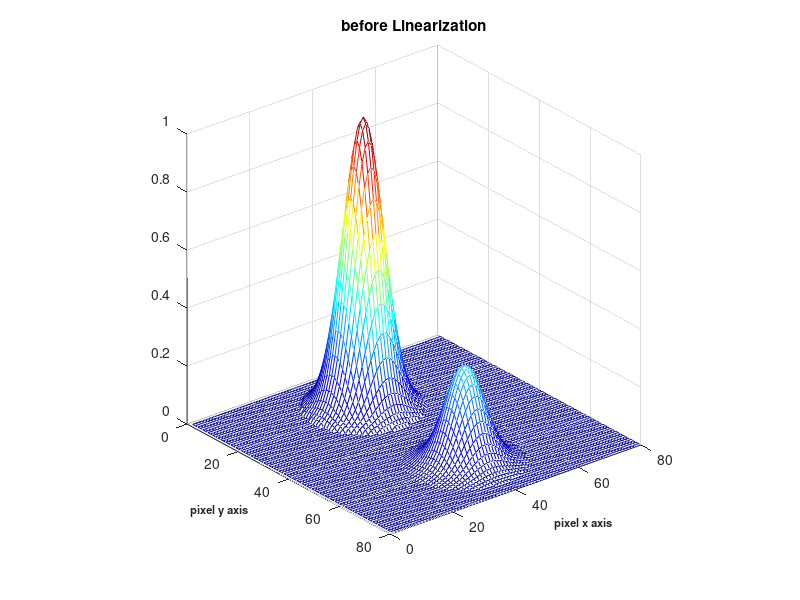
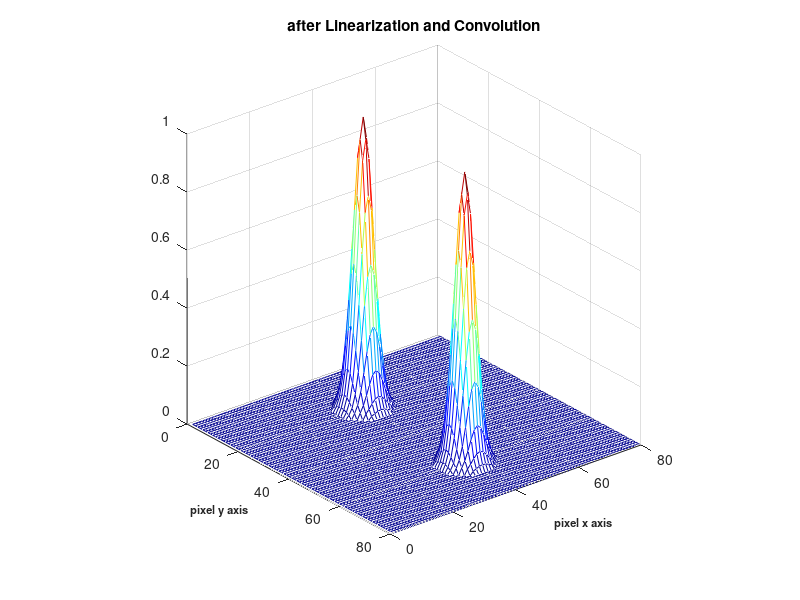

MATLAB code for these plots, in order:
% SOFI tutorial 

clear all
close all

fwhm_conv = 6;
Grid = struct('blckSize',2,'sx',80,'sy',80);

s_xy_conv = fwhm_conv/2.3548;
s_xy = Grid.blckSize*s_xy_conv;

r_conv = 3*s_xy_conv;
r = Grid.blckSize*r_conv;

shift = round(Grid.sx/4);
emitter_position = [round(Grid.sy/2),-shift + round(Grid.sx/2);round(Grid.sy/2),shift + round(Grid.sx/2)];
Nemitters = 2;
emitter_brightness = [0.9;0.3];

% Convearized signal
[gridConvY,gridConvX] = meshgrid(1:Grid.sy,1:Grid.sx); % pixel number within the camera
gridConv = zeros(Grid.sy,Grid.sx); 

% Raw signal
[gridRawY,gridRawX] = meshgrid(1:Grid.sy,1:Grid.sx); % pixel number within the camera
gridRaw = zeros(Grid.sy,Grid.sx); 

for m=1:Nemitters
    % Conv Grid
    [x,y]=ind2sub(size(gridConv),find((gridConvX - emitter_position(m,1)).^2 + (gridConvY - emitter_position(m,2)).^2 <=  r_conv^2 == 1));
    for k=1:length(x)
        gridConv(x(k),y(k),:)= squeeze(gridConv(x(k),y(k))).' + 0.25*...
                         (erf((x(k)-emitter_position(m,1)+0.5)/(sqrt(2)*s_xy_conv)) - erf((x(k)-emitter_position(m,1)-0.5)/(sqrt(2)*s_xy_conv))).*...
                         (erf((y(k)-emitter_position(m,2)+0.5)/(sqrt(2)*s_xy_conv)) - erf((y(k)-emitter_position(m,2)-0.5)/(sqrt(2)*s_xy_conv)));
    end
    
    % Raw grid
    clear x y;
    [x,y]=ind2sub(size(gridRaw),find((gridRawX - emitter_position(m,1)).^2 + (gridRawY - emitter_position(m,2)).^2 <=  r^2 == 1));
    for k=1:length(x)
        gridRaw(x(k),y(k),:)= squeeze(gridRaw(x(k),y(k),:)).' + 0.25*emitter_brightness(m,:)*...
                         (erf((x(k)-emitter_position(m,1)+0.5)/(sqrt(2)*s_xy)) - erf((x(k)-emitter_position(m,1)-0.5)/(sqrt(2)*s_xy))).*...
                         (erf((y(k)-emitter_position(m,2)+0.5)/(sqrt(2)*s_xy)) - erf((y(k)-emitter_position(m,2)-0.5)/(sqrt(2)*s_xy)));
    end
    clear x y;
end

clear emitter_position emitter_brightness Nemitters...
Grid m k shift ...
gridRawX gridRawY s_xy r fwhm...
gridConvX gridConvY s_xy_conv r_conv fwhm_conv;

gridRaw = gridRaw/max(gridRaw(:));
gridConv = gridConv/max(gridConv(:));

figure;colormap(gca,jet(64));
mesh(gridRaw);caxis([0 1]);
axis square;view([51 26]);
xlabel('pixel y axis','FontSize',8,'FontWeight','bold');
ylabel('pixel x axis','FontSize',8,'FontWeight','bold');
title('before Linearization');

figure;colormap(gca,jet(64));
mesh(gridConv);caxis([0 1]);
axis square;view([51 26]);
xlabel('pixel y axis','FontSize',8,'FontWeight','bold');
ylabel('pixel x axis','FontSize',8,'FontWeight','bold');
title('after Linearization and Convolution');

save('helpMenu_axes9.mat');
